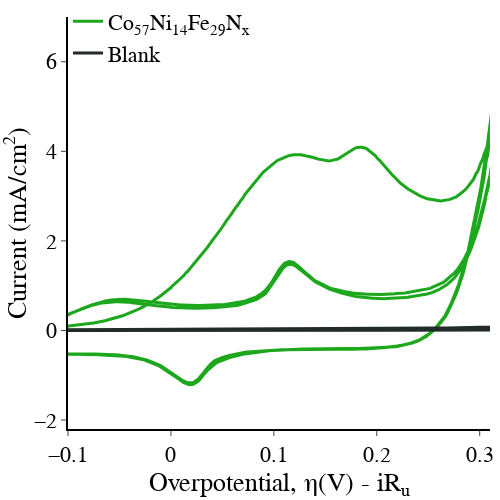

Here is the notebook cell this chart was saved with:
### Code cell
import plotly.graph_objects as go
import pandas as pd
from pandas import DataFrame as df
import numpy as np
import plotly.express as px
from EC_data_processing_lib import get_header_length
from EC_data_processing_lib import analyse_file
from EC_data_processing_lib import get_decimal_separator
from Data_setup_FirstPaper_Cobalt_zoom import data_set
import os
from galvani import BioLogic
fig_title = 'cobalt zoom'
fig = go.Figure()
colors = px.colors.qualitative.Dark24

for i in data_set:
    if not os.path.exists(data_set[i]['data_CV']):
    #     #print("File not found: " + file)
         continue
    if data_set[i]['data_CV'].endswith('mpt'):
        headerlength = get_header_length(data_set[i]['data_CV'])
        data = pd.read_csv(data_set[i]['data_CV'], encoding='ansi', sep="\t", decimal=get_decimal_separator(data_set[i]['data_CV']),  skiprows=range(headerlength))
        current_column = '<I>/mA'
    else:
        mpr_file = BioLogic.MPRfile(data_set[i]['data_CV'])
        data = pd.DataFrame(mpr_file.data)
        current_column = 'I/mA'
    cn = data['cycle number']
  #  data = data[data['cycle number']== float(cn[-1:])] # allowing this comment will plot only the last scan. If you want to plot all of the scans then comment this out. 
    voltage = data['Ewe/V']
    current = data[current_column]
    current = current / data_set[i]['mass']
    voltage_corrected = data['Ewe/V'] - data[current_column] * data_set[i]['Ru']/1000 - data_set[i]['cal'] #does the iR correction converts to overpotential
    
    
    # j = 0
    # max_current = []
    # for j in range(int(cn.tail(1))):
    #     max_current.append(df.max(current.loc[data['cycle number']==j+1]))
        
    # print(data_set[i]['label'], max_current[0], max_current[2])

    fig.add_trace(go.Scatter(
        x=voltage_corrected,
        y=current,
        name= data_set[i]['label'],
        line_color = colors[data_set[i]['color_index']],
        line_width = 3,
    ))
fig.update_xaxes(range=[-0.1, 0.31],
    nticks=8,
    ticks='outside',
    showgrid=False, gridwidth=1, gridcolor='grey',
    zeroline=False, zerolinecolor='grey', zerolinewidth= 1,
    showline=True, linewidth=2, linecolor='black')

fig.update_yaxes(range=[-2.2, 7],
    nticks=7,
    showgrid=False, gridwidth=1, gridcolor='grey',
    ticks='outside',
    zeroline=True, zerolinecolor='grey', zerolinewidth= 1,
    showline=True, linewidth=2, linecolor='black')
fig.update_layout(
    #title="CV",
    
    xaxis_title="Overpotential, η(V) - iR<sub>u</sub>",
    yaxis_title="Current (mA/cm<sup>2</sup>)",
    font=dict(
        family="Arial, monospace",
        size=22,
        color="black"
        
    )
)

fig.update_layout({
    "plot_bgcolor": "rgba(0, 0, 0, 0)",
    'paper_bgcolor': 'rgba(255, 255, 255, 255)', 
    # 'paper_bgcolor': 'rgba(0, 0, 0, 0)',#sets the background to be transparent... might appear black in .jpeg but will be transparent in the .svg
},
width = 500,
height = 500,   
legend=dict(
    yanchor="top",
    y=1.04,
    xanchor="left",
    x=0
),
margin={'t':0,'l':0,'b':0,'r':10},
legend_font_size=22)

      

fig.show()

fig.write_image(fig_title +' Cyclic Voltammetry.jpeg')
fig.write_image(fig_title + ' Cyclic Voltammetry.svg')

### Figure 1 — Plotly figure (JSON) as saved in the notebook; plotly's stock layout.template omitted (floating-point values rounded to 4 significant figures; data arrays with more than 128 entries replaced by an {"elided": "..."} marker saying what was removed)
{"data": [{"line": {"color": "#1CA71C", "width": 3}, "name": "Co<sub>57</sub>Ni<sub>14</sub>Fe<sub>29</sub>N<sub>x</sub>", "type": "scatter", "x": {"elided": "6038 float values"}, "y": {"elided": "6038 float values"}}, {"line": {"color": "#222A2A", "width": 3}, "name": "Blank", "type": "scatter", "x": {"elided": "6326 float values"}, "y": {"elided": "6326 float values"}}], "layout": {"font": {"color": "black", "family": "Arial, monospace", "size": 22}, "height": 500, "legend": {"font": {"size": 22}, "x": 0, "xanchor": "left", "y": 1.04, "yanchor": "top"}, "margin": {"b": 0, "l": 0, "r": 10, "t": 0}, "paper_bgcolor": "rgba(255, 255, 255, 255)", "plot_bgcolor": "rgba(0, 0, 0, 0)", "width": 500, "xaxis": {"gridcolor": "grey", "gridwidth": 1, "linecolor": "black", "linewidth": 2, "nticks": 8, "range": [-0.1, 0.31], "showgrid": false, "showline": true, "ticks": "outside", "title": {"text": "Overpotential, η(V) - iR<sub>u</sub>"}, "zeroline": false, "zerolinecolor": "grey", "zerolinewidth": 1}, "yaxis": {"gridcolor": "grey", "gridwidth": 1, "linecolor": "black", "linewidth": 2, "nticks": 7, "range": [-2.2, 7], "showgrid": false, "showline": true, "ticks": "outside", "title": {"text": "Current (mA/cm<sup>2</sup>)"}, "zeroline": true, "zerolinecolor": "grey", "zerolinewidth": 1}}}
